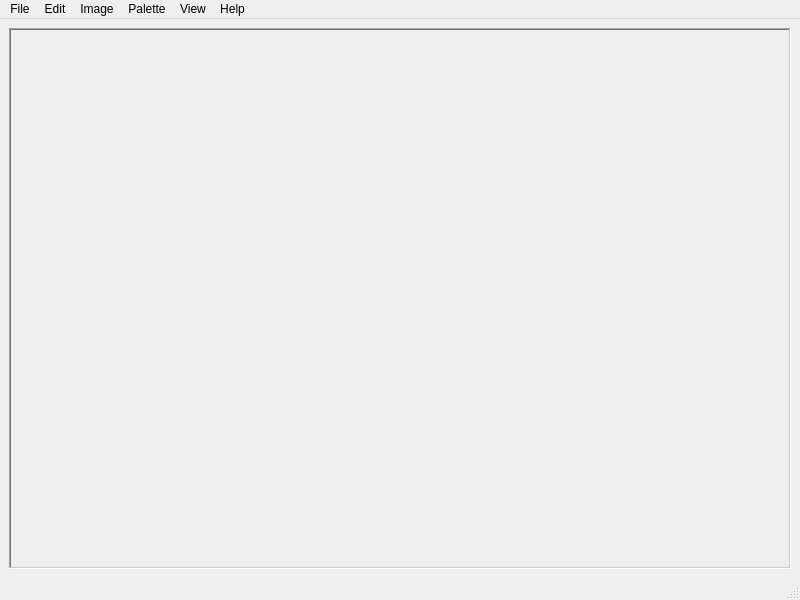
<?xml version="1.0" encoding="UTF-8"?>
<ui version="4.0">
 <class>MainWindow</class>
 <widget class="QMainWindow" name="MainWindow">
  <property name="geometry">
   <rect>
    <x>0</x>
    <y>0</y>
    <width>800</width>
    <height>600</height>
   </rect>
  </property>
  <property name="windowTitle">
   <string>EZGFX</string>
  </property>
  <widget class="QWidget" name="centralwidget">
   <layout class="QGridLayout" name="gridLayout">
    <item row="0" column="0">
     <widget class="QScrollArea" name="scr_canvas">
      <property name="frameShape">
       <enum>QFrame::Shape::WinPanel</enum>
      </property>
      <property name="widgetResizable">
       <bool>true</bool>
      </property>
      <widget class="QWidget" name="scrollAreaWidgetContents">
       <property name="geometry">
        <rect>
         <x>0</x>
         <y>0</y>
         <width>778</width>
         <height>533</height>
        </rect>
       </property>
      </widget>
     </widget>
    </item>
   </layout>
  </widget>
  <widget class="QMenuBar" name="menubar">
   <property name="geometry">
    <rect>
     <x>0</x>
     <y>0</y>
     <width>800</width>
     <height>23</height>
    </rect>
   </property>
   <widget class="QMenu" name="menuFile">
    <property name="title">
     <string>File</string>
    </property>
    <addaction name="actionNewProject"/>
    <addaction name="actionOpenProject"/>
    <addaction name="actionSaveProject"/>
    <addaction name="actionSaveProjectAs"/>
    <addaction name="separator"/>
    <addaction name="actionQuit"/>
   </widget>
   <widget class="QMenu" name="menuView">
    <property name="title">
     <string>View</string>
    </property>
    <addaction name="actionZoom_in"/>
    <addaction name="actionZoom_out"/>
    <addaction name="actionTogglePixelGrid"/>
    <addaction name="actionToggleTileGrid"/>
   </widget>
   <widget class="QMenu" name="menuPalette">
    <property name="title">
     <string>Palette</string>
    </property>
    <addaction name="actionImportPalette"/>
    <addaction name="actionExportPalette"/>
    <addaction name="separator"/>
    <addaction name="actionSharedPalette"/>
    <addaction name="actionReloadSharedPalette"/>
    <addaction name="separator"/>
    <addaction name="actionPaletteQuickSwap"/>
    <addaction name="actionPaletteQuickFill"/>
    <addaction name="separator"/>
    <addaction name="actionSwapABSelection"/>
   </widget>
   <widget class="QMenu" name="menuImage">
    <property name="enabled">
     <bool>true</bool>
    </property>
    <property name="toolTip">
     <string>Coming soon</string>
    </property>
    <property name="title">
     <string>Image</string>
    </property>
    <widget class="QMenu" name="menuSet_mode">
     <property name="enabled">
      <bool>false</bool>
     </property>
     <property name="title">
      <string>Set mode</string>
     </property>
     <addaction name="actionMode8bpp"/>
     <addaction name="actionMode4bpp"/>
    </widget>
    <addaction name="menuSet_mode"/>
    <addaction name="actionResize"/>
    <addaction name="actionExport"/>
   </widget>
   <widget class="QMenu" name="menuHelp">
    <property name="title">
     <string>Help</string>
    </property>
    <addaction name="actionAbout"/>
    <addaction name="actionAboutQt"/>
   </widget>
   <widget class="QMenu" name="menuEdit">
    <property name="enabled">
     <bool>true</bool>
    </property>
    <property name="title">
     <string>Edit</string>
    </property>
    <addaction name="actionUndo"/>
    <addaction name="actionRedo"/>
    <addaction name="separator"/>
    <addaction name="actionApply_transform"/>
    <addaction name="actionDiscard_temp_changes"/>
    <addaction name="separator"/>
    <addaction name="actionDeleteGfx"/>
    <addaction name="actionFillSelection_A"/>
    <addaction name="actionFillSelection_B"/>
   </widget>
   <addaction name="menuFile"/>
   <addaction name="menuEdit"/>
   <addaction name="menuImage"/>
   <addaction name="menuPalette"/>
   <addaction name="menuView"/>
   <addaction name="menuHelp"/>
  </widget>
  <widget class="QStatusBar" name="statusbar"/>
  <action name="actionZoom_in">
   <property name="icon">
    <iconset theme="zoom-in"/>
   </property>
   <property name="text">
    <string>Zoom in</string>
   </property>
   <property name="shortcut">
    <string>Ctrl++</string>
   </property>
  </action>
  <action name="actionZoom_out">
   <property name="icon">
    <iconset theme="zoom-out"/>
   </property>
   <property name="text">
    <string>Zoom out</string>
   </property>
   <property name="shortcut">
    <string>Ctrl+-</string>
   </property>
  </action>
  <action name="actionNewProject">
   <property name="icon">
    <iconset theme="document-new"/>
   </property>
   <property name="text">
    <string>New project</string>
   </property>
   <property name="shortcut">
    <string>Ctrl+N</string>
   </property>
  </action>
  <action name="actionOpenProject">
   <property name="icon">
    <iconset theme="document-open"/>
   </property>
   <property name="text">
    <string>Open / import</string>
   </property>
   <property name="toolTip">
    <string>Open project file or bitmap image</string>
   </property>
   <property name="shortcut">
    <string>Ctrl+O</string>
   </property>
  </action>
  <action name="actionSaveProject">
   <property name="icon">
    <iconset theme="document-save"/>
   </property>
   <property name="text">
    <string>Save</string>
   </property>
   <property name="toolTip">
    <string>Save project</string>
   </property>
   <property name="shortcut">
    <string>Ctrl+S</string>
   </property>
  </action>
  <action name="actionSaveProjectAs">
   <property name="icon">
    <iconset theme="document-save-as"/>
   </property>
   <property name="text">
    <string>Save as...</string>
   </property>
   <property name="shortcut">
    <string>Ctrl+Shift+S</string>
   </property>
  </action>
  <action name="actionQuit">
   <property name="icon">
    <iconset theme="QIcon::ThemeIcon::ApplicationExit"/>
   </property>
   <property name="text">
    <string>Quit</string>
   </property>
  </action>
  <action name="actionImportPalette">
   <property name="icon">
    <iconset theme="document-open"/>
   </property>
   <property name="text">
    <string>Load</string>
   </property>
  </action>
  <action name="actionExportPalette">
   <property name="icon">
    <iconset theme="document-save-as"/>
   </property>
   <property name="text">
    <string>Save as...</string>
   </property>
   <property name="toolTip">
    <string>Save as...</string>
   </property>
  </action>
  <action name="actionPaletteQuickSwap">
   <property name="text">
    <string>Quick swap colors</string>
   </property>
   <property name="shortcut">
    <string>Shift+S</string>
   </property>
  </action>
  <action name="actionPaletteQuickFill">
   <property name="text">
    <string>Quick fill</string>
   </property>
   <property name="shortcut">
    <string>Shift+F</string>
   </property>
  </action>
  <action name="actionAbout">
   <property name="icon">
    <iconset theme="help-about"/>
   </property>
   <property name="text">
    <string>About this program</string>
   </property>
  </action>
  <action name="actionAboutQt">
   <property name="icon">
    <iconset theme="help-about"/>
   </property>
   <property name="text">
    <string>About Qt</string>
   </property>
  </action>
  <action name="actionMode8bpp">
   <property name="checkable">
    <bool>true</bool>
   </property>
   <property name="text">
    <string>8bpp</string>
   </property>
  </action>
  <action name="actionMode4bpp">
   <property name="checkable">
    <bool>true</bool>
   </property>
   <property name="text">
    <string>4bpp</string>
   </property>
  </action>
  <action name="actionExport">
   <property name="icon">
    <iconset theme="media-eject"/>
   </property>
   <property name="text">
    <string>Export</string>
   </property>
   <property name="toolTip">
    <string>Export as bitmap or raw data</string>
   </property>
   <property name="shortcut">
    <string>Ctrl+E</string>
   </property>
  </action>
  <action name="actionTogglePixelGrid">
   <property name="checkable">
    <bool>true</bool>
   </property>
   <property name="text">
    <string>Pixel grid</string>
   </property>
   <property name="toolTip">
    <string>Toggle pixel grid</string>
   </property>
   <property name="shortcut">
    <string>Ctrl+G</string>
   </property>
  </action>
  <action name="actionToggleTileGrid">
   <property name="checkable">
    <bool>true</bool>
   </property>
   <property name="checked">
    <bool>true</bool>
   </property>
   <property name="text">
    <string>Tile grid</string>
   </property>
   <property name="toolTip">
    <string>Toggle tile grid</string>
   </property>
   <property name="shortcut">
    <string>Ctrl+Shift+G</string>
   </property>
  </action>
  <action name="actionUndo">
   <property name="icon">
    <iconset theme="edit-undo"/>
   </property>
   <property name="text">
    <string>Undo</string>
   </property>
   <property name="shortcut">
    <string>Ctrl+Z</string>
   </property>
  </action>
  <action name="actionRedo">
   <property name="icon">
    <iconset theme="edit-redo"/>
   </property>
   <property name="text">
    <string>Redo</string>
   </property>
   <property name="shortcut">
    <string>Ctrl+Shift+Z</string>
   </property>
  </action>
  <action name="actionSharedPalette">
   <property name="checkable">
    <bool>true</bool>
   </property>
   <property name="text">
    <string>Shared file...</string>
   </property>
   <property name="toolTip">
    <string>Use a shared palette</string>
   </property>
  </action>
  <action name="actionResize">
   <property name="text">
    <string>Resize canvas</string>
   </property>
  </action>
  <action name="actionApply_transform">
   <property name="enabled">
    <bool>false</bool>
   </property>
   <property name="icon">
    <iconset theme="window-new"/>
   </property>
   <property name="text">
    <string>Apply transformation</string>
   </property>
   <property name="shortcut">
    <string>Return</string>
   </property>
  </action>
  <action name="actionDiscard_temp_changes">
   <property name="enabled">
    <bool>false</bool>
   </property>
   <property name="icon">
    <iconset theme="window-close"/>
   </property>
   <property name="text">
    <string>Discard temp changes</string>
   </property>
   <property name="shortcut">
    <string>Esc</string>
   </property>
  </action>
  <action name="actionReloadSharedPalette">
   <property name="enabled">
    <bool>false</bool>
   </property>
   <property name="text">
    <string>Reload shared file</string>
   </property>
   <property name="shortcut">
    <string>Ctrl+Shift+P</string>
   </property>
  </action>
  <action name="actionDeleteGfx">
   <property name="icon">
    <iconset theme="edit-delete"/>
   </property>
   <property name="text">
    <string>Delete</string>
   </property>
   <property name="shortcut">
    <string>Del</string>
   </property>
  </action>
  <action name="actionFillSelection_A">
   <property name="text">
    <string>Fill selection with color A</string>
   </property>
   <property name="shortcut">
    <string>N</string>
   </property>
  </action>
  <action name="actionFillSelection_B">
   <property name="text">
    <string>Fill selection with color B</string>
   </property>
   <property name="shortcut">
    <string>M</string>
   </property>
  </action>
  <action name="actionSwapABSelection">
   <property name="text">
    <string>Swap A/B selection</string>
   </property>
   <property name="shortcut">
    <string>X</string>
   </property>
  </action>
 </widget>
 <resources/>
 <connections/>
</ui>
